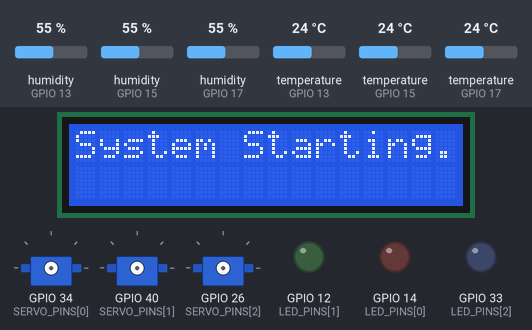
This sketch was run on a simulated ESP32-S2. Shown: 16×2 character LCD, 3 × servo, output pins drawn as LEDs (lit = HIGH). The test bench sets the inputs (shaded band); at power-on: humidity (sensors on GPIO 13, GPIO 15, GPIO 17) 55 %, temperature (sensors on GPIO 13, GPIO 15, GPIO 17) 24 °C. WiFi joins after 1.5 s; servers stay silent unless stated; what the sketch prints to the serial monitor is not drawn.

Above: at 0.1 s.
At 3.9 s:
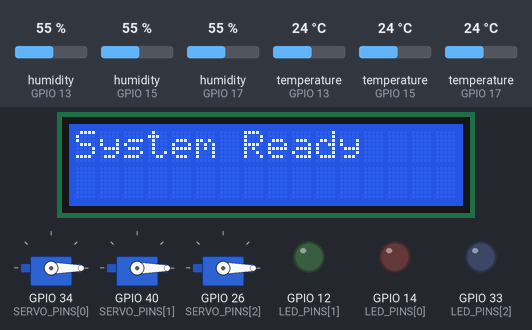

The sketch:

sketch.ino
```cpp
#define BLYNK_TEMPLATE_ID "TMPL3bD3AW9sI"
#define BLYNK_TEMPLATE_NAME "Smart Irrigation"
#define BLYNK_AUTH_TOKEN "DJQVS8MpwISaJ7v8iZkDcmDUGEpJI0c-"
#include <DHT.h>
#include <WiFi.h>
#include <BlynkSimpleEsp32.h>
#include <LiquidCrystal.h>
#include <ESP32Servo.h>

char ssid[] = "Wokwi-GUEST";
char pass[] = "";

#define DHTTYPE DHT22
#define LOOP_DELAY 2000
#define NUM_AREAS 3

const int DHT_PINS[NUM_AREAS] = {13, 15, 17};
const int SERVO_PINS[NUM_AREAS] = {34, 40, 26};
const int LED_PINS[NUM_AREAS] = {14, 12, 33};

int humidityThresholds[NUM_AREAS] = {40, 45, 50};
float temperatureThresholds[NUM_AREAS] = {30.0, 28.0, 32.0};

DHT sensors[NUM_AREAS] = {DHT(DHT_PINS[0], DHTTYPE), DHT(DHT_PINS[1], DHTTYPE), DHT(DHT_PINS[2], DHTTYPE)};
Servo waterPumps[NUM_AREAS];
bool isIrrigationActive[NUM_AREAS] = {false, false, false};

LiquidCrystal lcd(19, 4, 18, 21, 5, 15);

void setup() {
  Serial.begin(115200);
  lcd.begin(16, 2);
  lcd.print("System Starting...");
  delay(2000);
  lcd.clear();
  lcd.print("Connecting WiFi...");
  Serial.print("Connecting to Wi-Fi: ");
  Serial.println(ssid);
  Blynk.begin(BLYNK_AUTH_TOKEN, ssid, pass);

  lcd.clear();
  lcd.print("System Ready");
  Serial.println("Setup complete. System is ready.");

  for (int i = 0; i < NUM_AREAS; i++) {
    sensors[i].begin();
    waterPumps[i].attach(SERVO_PINS[i]);
    waterPumps[i].write(0);
    pinMode(LED_PINS[i], OUTPUT);
    digitalWrite(LED_PINS[i], LOW);
  }
}

void loop() {
  Blynk.run();
  for (int i = 0; i < NUM_AREAS; i++) {
    float temperature = sensors[i].readTemperature();
    float humidity = sensors[i].readHumidity();

    if (isnan(temperature) || isnan(humidity)) {
      Serial.print("Error: Area ");
      Serial.print(i + 1);
      Serial.println(" Sensor Error!");
      continue;
    }

    Serial.print("Area ");
    Serial.print(i + 1);
    Serial.print(" - Temperature: ");
    Serial.print(temperature);
    Serial.print(" °C, Humidity: ");
    Serial.print(humidity);
    Serial.println(" %");

    Blynk.virtualWrite(V6 + i * 2, temperature);
    Blynk.virtualWrite(V7 + i * 2, humidity);

    if (shouldIrrigate(humidity, temperature, humidityThresholds[i], temperatureThresholds[i])) {
      activateIrrigation(i);
    } else {
      deactivateIrrigation(i);
    }
  }

  delay(LOOP_DELAY);
}

bool shouldIrrigate(float humidity, float temperature, int humidityThreshold, float temperatureThreshold) {
  if (humidity < humidityThreshold && temperature > temperatureThreshold) {
    return true;
  }
  return false;
}

void activateIrrigation(int area) {
  if (!isIrrigationActive[area]) {
    Serial.print("Area ");
    Serial.print(area + 1);
    Serial.println(" - Irrigation ON");
    digitalWrite(LED_PINS[area], HIGH);
    Blynk.virtualWrite(V1 + area, 1);
    isIrrigationActive[area] = true;
    waterPumps[area].write(180);
  }
}

void deactivateIrrigation(int area) {
  if (isIrrigationActive[area]) {
    Serial.print("Area ");
    Serial.print(area + 1);
    Serial.println(" - Irrigation OFF");
    digitalWrite(LED_PINS[area], LOW);
    Blynk.virtualWrite(V1 + area, 0);
    isIrrigationActive[area] = false;
    waterPumps[area].write(0);
  }
}
```
